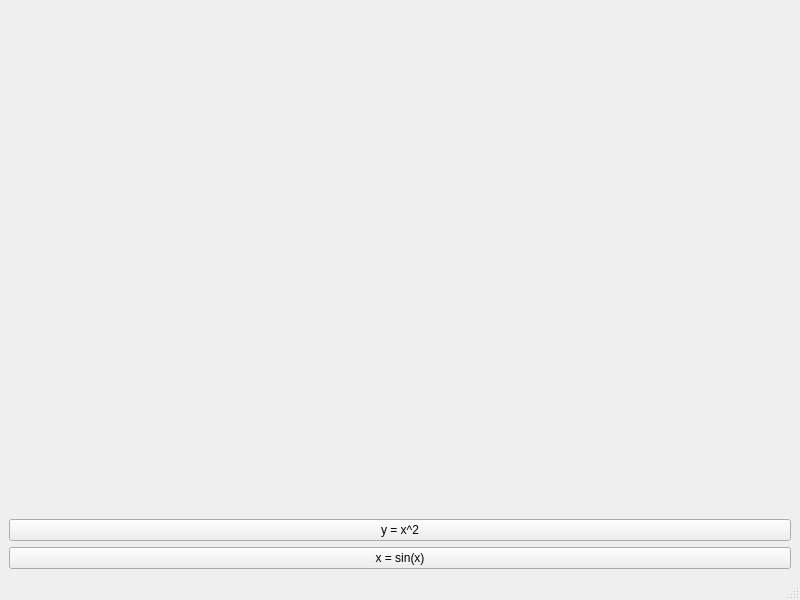
<?xml version="1.0" encoding="UTF-8"?>
<ui version="4.0">
 <class>MainWindow</class>
 <widget class="QMainWindow" name="MainWindow">
  <property name="geometry">
   <rect>
    <x>0</x>
    <y>0</y>
    <width>800</width>
    <height>600</height>
   </rect>
  </property>
  <property name="windowTitle">
   <string>MainWindow</string>
  </property>
  <widget class="QWidget" name="centralwidget">
   <layout class="QVBoxLayout" name="verticalLayout_2">
    <item>
     <layout class="QVBoxLayout" name="verticalLayout">
      <item>
       <widget class="QWidget" name="widget" native="true"/>
      </item>
      <item>
       <widget class="QPushButton" name="button1">
        <property name="text">
         <string>y = x^2</string>
        </property>
       </widget>
      </item>
      <item>
       <widget class="QPushButton" name="button2">
        <property name="text">
         <string>x = sin(x)</string>
        </property>
       </widget>
      </item>
     </layout>
    </item>
   </layout>
  </widget>
  <widget class="QMenuBar" name="menubar">
   <property name="geometry">
    <rect>
     <x>0</x>
     <y>0</y>
     <width>800</width>
     <height>37</height>
    </rect>
   </property>
  </widget>
  <widget class="QStatusBar" name="statusbar"/>
 </widget>
 <resources/>
 <connections/>
</ui>
